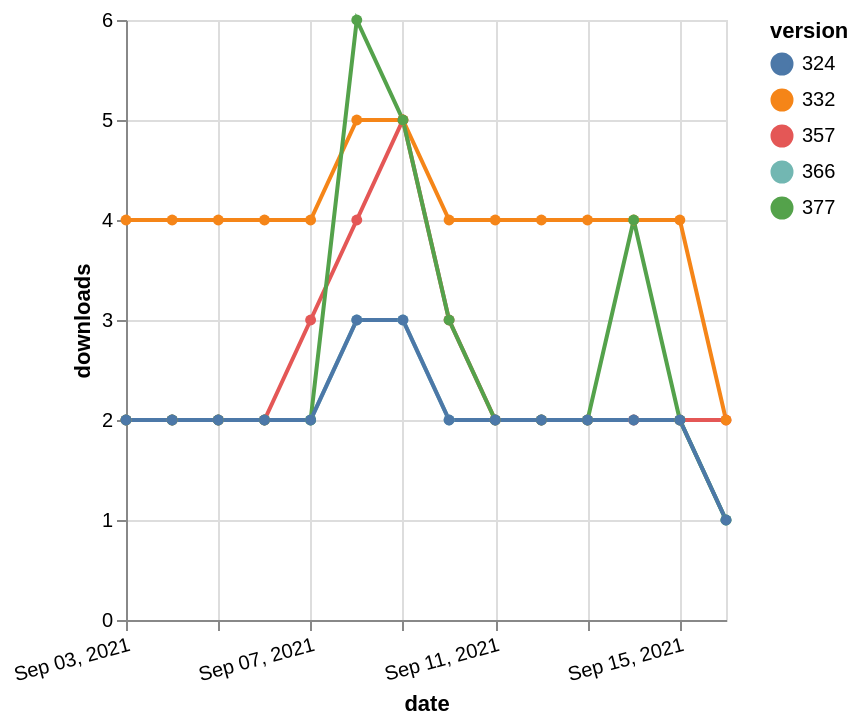

Express this chart as Vega-Lite.
### Vega-Lite specification from a JSON file in a GitHub repository (floating-point values rounded to 4 significant figures)
{"$schema": "https://vega.github.io/schema/vega-lite/v5.json", "description": "A simple bar chart with embedded data.", "data": {"values": [{"date": "2021-09-03", "total": 2319, "delta": 2, "version": "366"}, {"date": "2021-09-04", "total": 2321, "delta": 2, "version": "366"}, {"date": "2021-09-05", "total": 2323, "delta": 2, "version": "366"}, {"date": "2021-09-06", "total": 2325, "delta": 2, "version": "366"}, {"date": "2021-09-07", "total": 2327, "delta": 2, "version": "366"}, {"date": "2021-09-08", "total": 2330, "delta": 3, "version": "366"}, {"date": "2021-09-09", "total": 2333, "delta": 3, "version": "366"}, {"date": "2021-09-10", "total": 2335, "delta": 2, "version": "366"}, {"date": "2021-09-11", "total": 2337, "delta": 2, "version": "366"}, {"date": "2021-09-12", "total": 2339, "delta": 2, "version": "366"}, {"date": "2021-09-13", "total": 2341, "delta": 2, "version": "366"}, {"date": "2021-09-14", "total": 2343, "delta": 2, "version": "366"}, {"date": "2021-09-15", "total": 2345, "delta": 2, "version": "366"}, {"date": "2021-09-16", "total": 2346, "delta": 1, "version": "366"}, {"date": "2021-09-03", "total": 2901, "delta": 2, "version": "357"}, {"date": "2021-09-04", "total": 2903, "delta": 2, "version": "357"}, {"date": "2021-09-05", "total": 2905, "delta": 2, "version": "357"}, {"date": "2021-09-06", "total": 2907, "delta": 2, "version": "357"}, {"date": "2021-09-07", "total": 2910, "delta": 3, "version": "357"}, {"date": "2021-09-08", "total": 2914, "delta": 4, "version": "357"}, {"date": "2021-09-09", "total": 2919, "delta": 5, "version": "357"}, {"date": "2021-09-10", "total": 2922, "delta": 3, "version": "357"}, {"date": "2021-09-11", "total": 2924, "delta": 2, "version": "357"}, {"date": "2021-09-12", "total": 2926, "delta": 2, "version": "357"}, {"date": "2021-09-13", "total": 2928, "delta": 2, "version": "357"}, {"date": "2021-09-14", "total": 2930, "delta": 2, "version": "357"}, {"date": "2021-09-15", "total": 2932, "delta": 2, "version": "357"}, {"date": "2021-09-16", "total": 2934, "delta": 2, "version": "357"}, {"date": "2021-09-03", "total": 4957, "delta": 4, "version": "332"}, {"date": "2021-09-04", "total": 4961, "delta": 4, "version": "332"}, {"date": "2021-09-05", "total": 4965, "delta": 4, "version": "332"}, {"date": "2021-09-06", "total": 4969, "delta": 4, "version": "332"}, {"date": "2021-09-07", "total": 4973, "delta": 4, "version": "332"}, {"date": "2021-09-08", "total": 4978, "delta": 5, "version": "332"}, {"date": "2021-09-09", "total": 4983, "delta": 5, "version": "332"}, {"date": "2021-09-10", "total": 4987, "delta": 4, "version": "332"}, {"date": "2021-09-11", "total": 4991, "delta": 4, "version": "332"}, {"date": "2021-09-12", "total": 4995, "delta": 4, "version": "332"}, {"date": "2021-09-13", "total": 4999, "delta": 4, "version": "332"}, {"date": "2021-09-14", "total": 5003, "delta": 4, "version": "332"}, {"date": "2021-09-15", "total": 5007, "delta": 4, "version": "332"}, {"date": "2021-09-16", "total": 5009, "delta": 2, "version": "332"}, {"date": "2021-09-03", "total": 2128, "delta": 2, "version": "377"}, {"date": "2021-09-04", "total": 2130, "delta": 2, "version": "377"}, {"date": "2021-09-05", "total": 2132, "delta": 2, "version": "377"}, {"date": "2021-09-06", "total": 2134, "delta": 2, "version": "377"}, {"date": "2021-09-07", "total": 2136, "delta": 2, "version": "377"}, {"date": "2021-09-08", "total": 2142, "delta": 6, "version": "377"}, {"date": "2021-09-09", "total": 2147, "delta": 5, "version": "377"}, {"date": "2021-09-10", "total": 2150, "delta": 3, "version": "377"}, {"date": "2021-09-11", "total": 2152, "delta": 2, "version": "377"}, {"date": "2021-09-12", "total": 2154, "delta": 2, "version": "377"}, {"date": "2021-09-13", "total": 2156, "delta": 2, "version": "377"}, {"date": "2021-09-14", "total": 2160, "delta": 4, "version": "377"}, {"date": "2021-09-15", "total": 2162, "delta": 2, "version": "377"}, {"date": "2021-09-16", "total": 2163, "delta": 1, "version": "377"}, {"date": "2021-09-03", "total": 2639, "delta": 2, "version": "324"}, {"date": "2021-09-04", "total": 2641, "delta": 2, "version": "324"}, {"date": "2021-09-05", "total": 2643, "delta": 2, "version": "324"}, {"date": "2021-09-06", "total": 2645, "delta": 2, "version": "324"}, {"date": "2021-09-07", "total": 2647, "delta": 2, "version": "324"}, {"date": "2021-09-08", "total": 2650, "delta": 3, "version": "324"}, {"date": "2021-09-09", "total": 2653, "delta": 3, "version": "324"}, {"date": "2021-09-10", "total": 2655, "delta": 2, "version": "324"}, {"date": "2021-09-11", "total": 2657, "delta": 2, "version": "324"}, {"date": "2021-09-12", "total": 2659, "delta": 2, "version": "324"}, {"date": "2021-09-13", "total": 2661, "delta": 2, "version": "324"}, {"date": "2021-09-14", "total": 2663, "delta": 2, "version": "324"}, {"date": "2021-09-15", "total": 2665, "delta": 2, "version": "324"}, {"date": "2021-09-16", "total": 2666, "delta": 1, "version": "324"}]}, "width": "container", "mark": {"type": "line", "point": {"filled": true}}, "encoding": {"x": {"field": "date", "type": "temporal", "timeUnit": "yearmonthdate", "title": "date", "axis": {"labelAngle": -15}}, "y": {"field": "delta", "type": "quantitative", "title": "downloads"}, "color": {"field": "version", "type": "nominal"}, "tooltip": {"field": "delta"}}}
